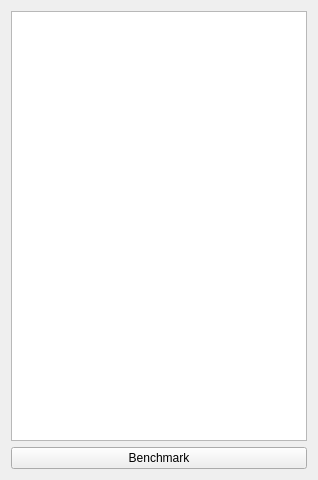
<?xml version="1.0" encoding="UTF-8"?>
<ui version="4.0">
 <class>Form</class>
 <widget class="QWidget" name="Form">
  <property name="geometry">
   <rect>
    <x>0</x>
    <y>0</y>
    <width>318</width>
    <height>480</height>
   </rect>
  </property>
  <property name="windowTitle">
   <string>Form</string>
  </property>
  <layout class="QVBoxLayout" name="verticalLayout">
   <item>
    <layout class="QVBoxLayout" name="vboxLayout"/>
   </item>
   <item>
    <widget class="QTableView" name="tableView"/>
   </item>
   <item>
    <widget class="QPushButton" name="btnBenchmark">
     <property name="text">
      <string>Benchmark</string>
     </property>
    </widget>
   </item>
  </layout>
 </widget>
 <resources/>
 <connections/>
</ui>
